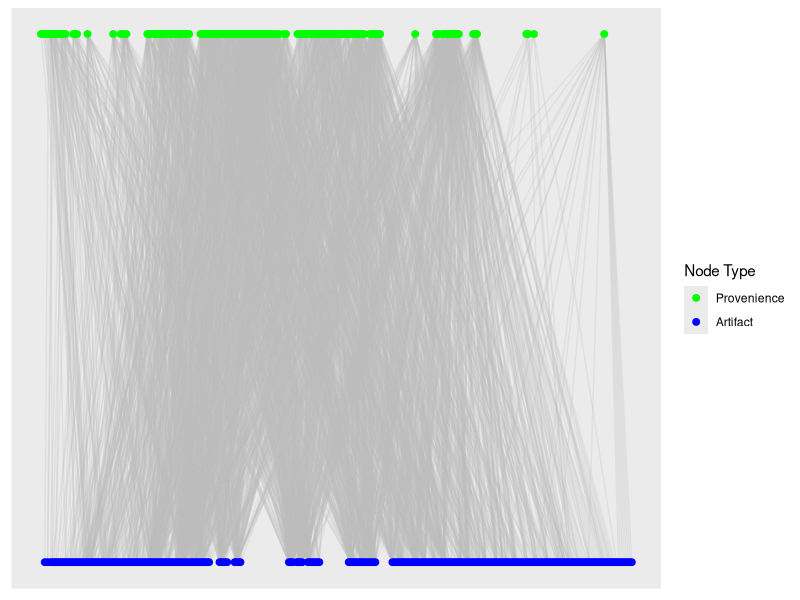
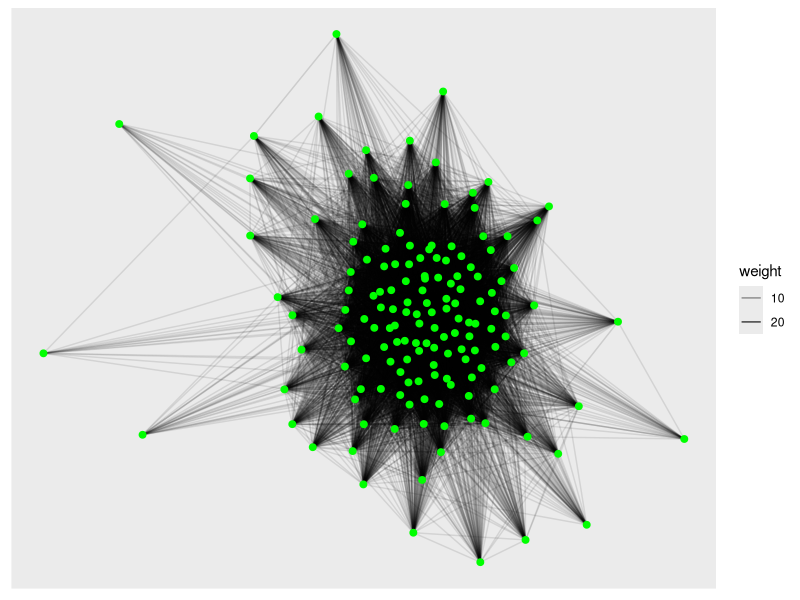
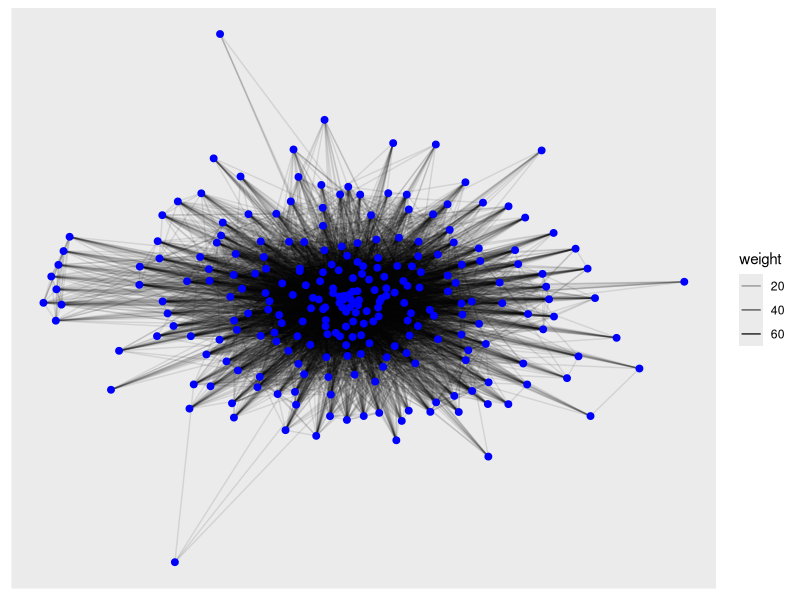
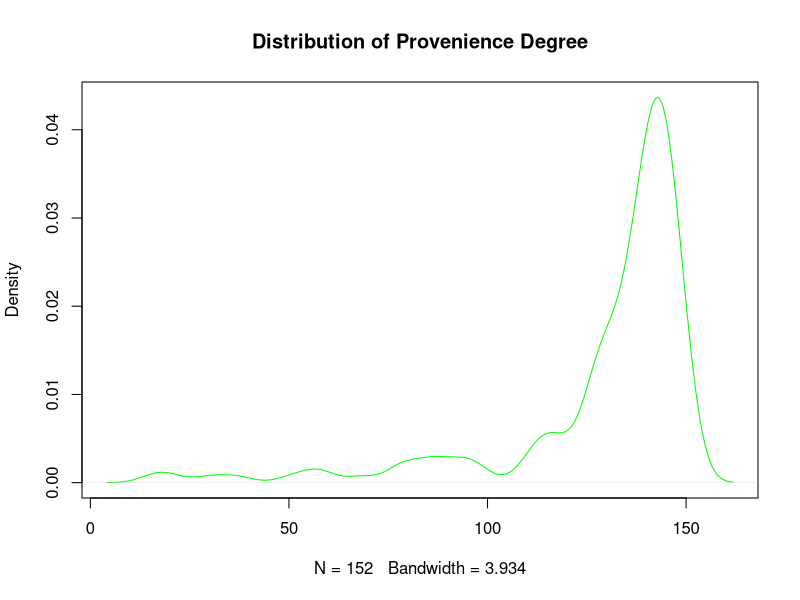
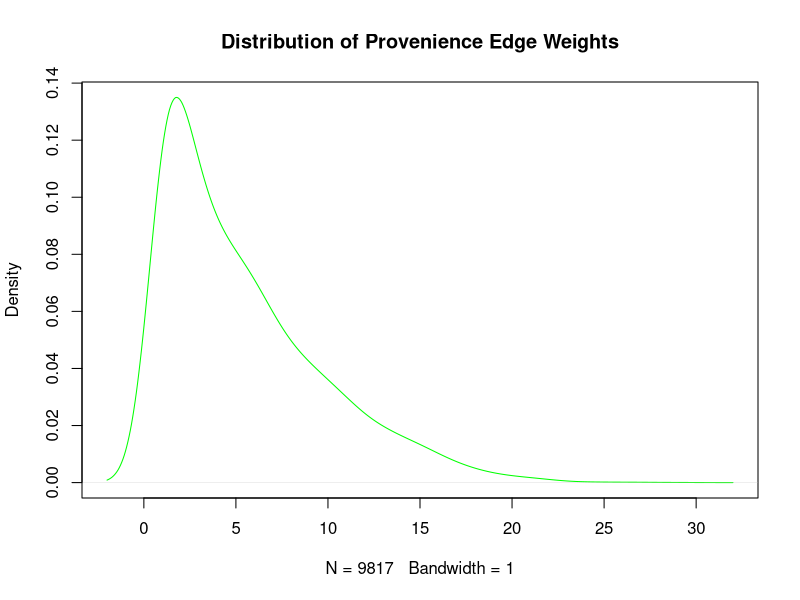
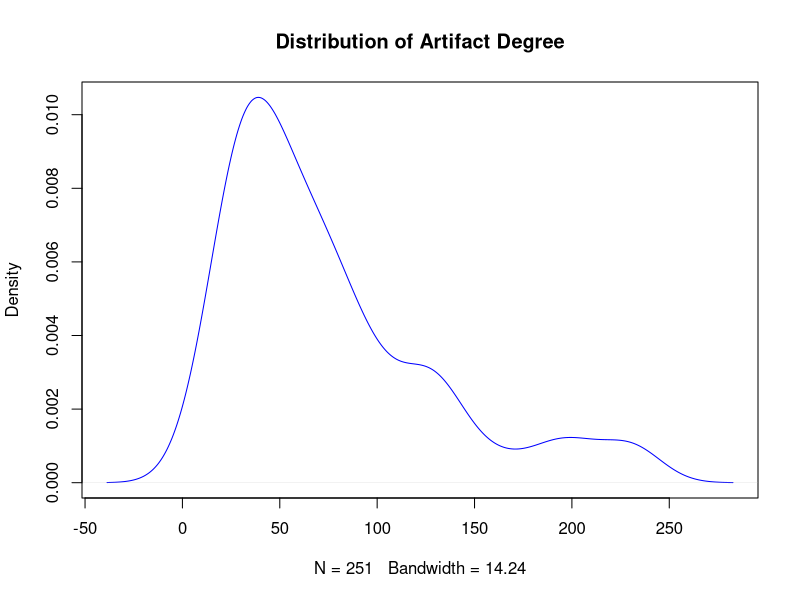
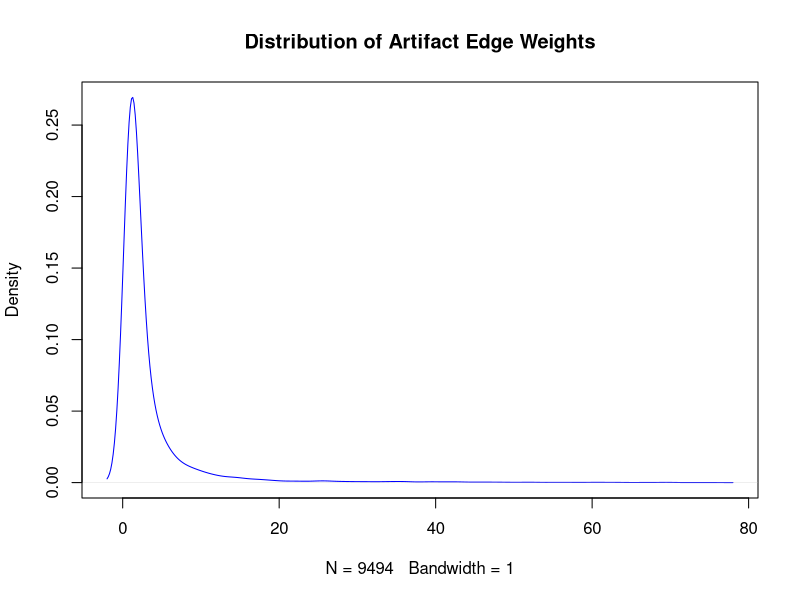

Recreate these plots in R, in order.
## ---- chunk 1

require(tidyverse)
require(igraph)
require(ggraph)

## ---- chunk 2

dat <- read_csv("./data/Catalog_SiteA.csv",
                col_select = c(LEVEL_ID, CODE)
                )

## ---- chunk 3
#| fig-width: 8
#| fig-cap: "Bipartite graph of artifact-provenience connections."

g_assemblages_bpg <-
  graph_from_data_frame(unique.data.frame(dat),
                        directed = FALSE
                        )

V(g_assemblages_bpg)$type <-
  bipartite_mapping(g_assemblages_bpg)$type

g_assemblages_bpg %>%
  ggraph(layout = "bipartite") +
  geom_edge_link(color = "gray", alpha = 0.25) +
  geom_node_point(aes(color = type), size = 2) +
  scale_color_manual(
    values = c("green", "blue"),
    name = "Node Type",
    breaks = c(FALSE, TRUE),
    labels = c("Provenience", "Artifact")
  )

## ---- chunk 4

g_assemblages_bpg

## ---- chunk 5

assemblages_inc <- as_incidence_matrix(g_assemblages_bpg)

assemblages_inc[1:5, 1:15]

## ---- chunk 6

assemblage_projections <-
  bipartite_projection(g_assemblages_bpg, multiplicity = TRUE)

assemblage_projections

## ---- chunk 7

g_assemblage_prov <- assemblage_projections$proj1

g_assemblage_artifact <- assemblage_projections$proj2

## ---- chunk 8
#| fig-cap: "Projected graph of provenience."

g_assemblage_prov %>%
  ggraph(layout = "fr") +
  geom_edge_link(aes(alpha = weight)) +
  geom_node_point(color = "green", size = 2)

## ---- chunk 9
#| fig-cap: "Projected graph of artifact types."

g_assemblage_artifact %>%
  ggraph(layout = "fr") +
  geom_edge_link(aes(alpha = weight)) +
  geom_node_point(color = "blue", size = 2)

## ---- chunk 10

plot(density(degree(g_assemblage_prov)), col = "green",
     main = "Distribution of Provenience Degree")

## ---- chunk 11

plot(density(E(g_assemblage_prov)$weight, bw = 1), col = "green",
     main = "Distribution of Provenience Edge Weights")

## ---- chunk 12

plot(density(degree(g_assemblage_artifact)), col = "blue",
     main = "Distribution of Artifact Degree")

## ---- chunk 13

plot(density(E(g_assemblage_artifact)$weight, bw = 1), col = "blue",
     main = "Distribution of Artifact Edge Weights")
